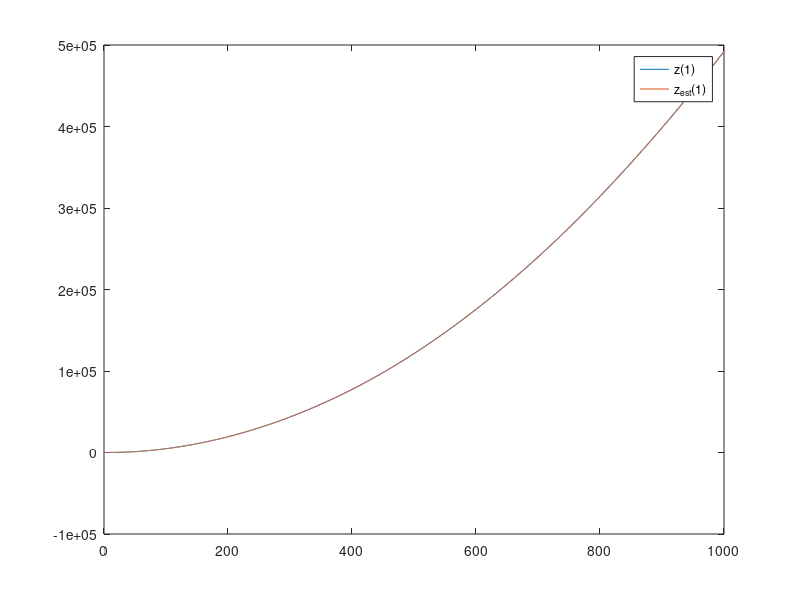
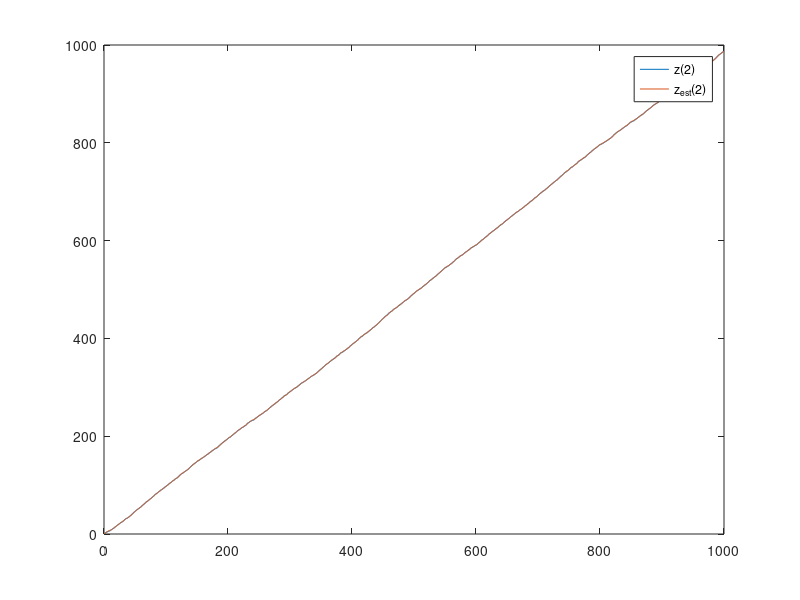
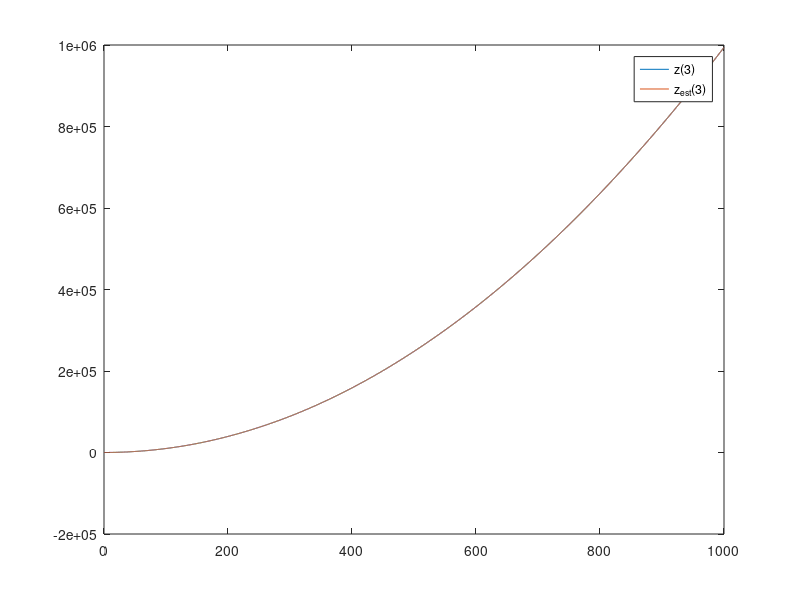
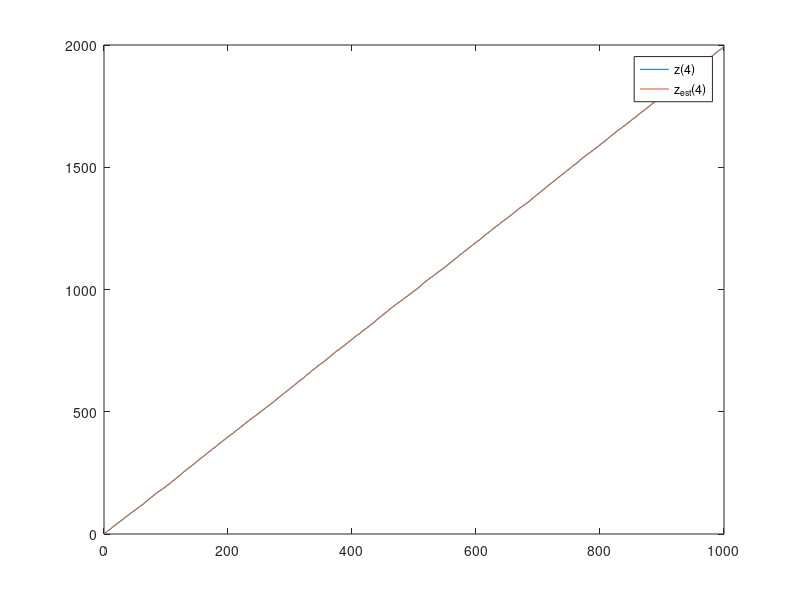

Here is the MATLAB script that generated these plots, in order:
clc,clear,close all
T = 0.1;
A = [1 T 0 0;0 1 0 0;0 0 1 T;0 0 0 1];
C = [1 0 0 0;0 0 1 0];
f = [T^2/2 0;T 0;0 T^2/2;0 T];
r = [1;2];
z0 = [0;0.1;0;-0.1];
z = z0;
sigma_ob = 1;
sigma_process = 0.1;
Q = diag(sigma_process^2*[1,1,1,1]);
R = diag(sigma_ob^2*[1,1]);
P = eye(4);
z_est0 = zeros(4,1);
z_est = z_est0;
z_array = [];
z_est_array = [];
tspan = 10000;
for i = 1:tspan
    omega = normrnd(0,sigma_process,[4,1]);
    niu = normrnd(0,sigma_ob,[2,1]);
    z = A*z + f*r + omega;
    y = C*z + niu;
    z_est = A*z_est + f*r;
    P = A*P*A'+Q;
    K = P*C'*inv(C*P*C' + R);
    z_est = z_est + K*(y-C*z_est);
    P = (eye(4) - K*C)*P;
    z_array = [z_array,z];
    z_est_array = [z_est_array,z_est];
end
figure(1)
plot(T*(1:tspan),z_array(1,:),T*(1:tspan),z_est_array(1,:))
legend('z(1)','z_{est}(1)')
figure(2)
plot(T*(1:tspan),z_array(2,:),T*(1:tspan),z_est_array(2,:))
legend('z(2)','z_{est}(2)')
figure(3)
plot(T*(1:tspan),z_array(3,:),T*(1:tspan),z_est_array(3,:))
legend('z(3)','z_{est}(3)')
figure(4)
plot(T*(1:tspan),z_array(4,:),T*(1:tspan),z_est_array(4,:))
legend('z(4)','z_{est}(4)')
mean(abs(z_array(1,:)-z_est_array(1,:)))
mean(abs(z_array(2,:)-z_est_array(2,:)))
mean(abs(z_array(3,:)-z_est_array(3,:)))
mean(abs(z_array(4,:)-z_est_array(4,:)))